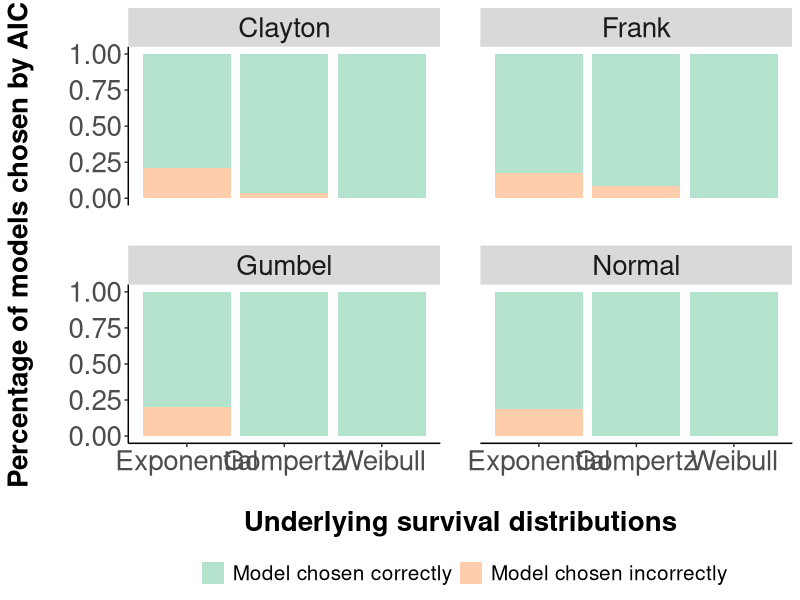
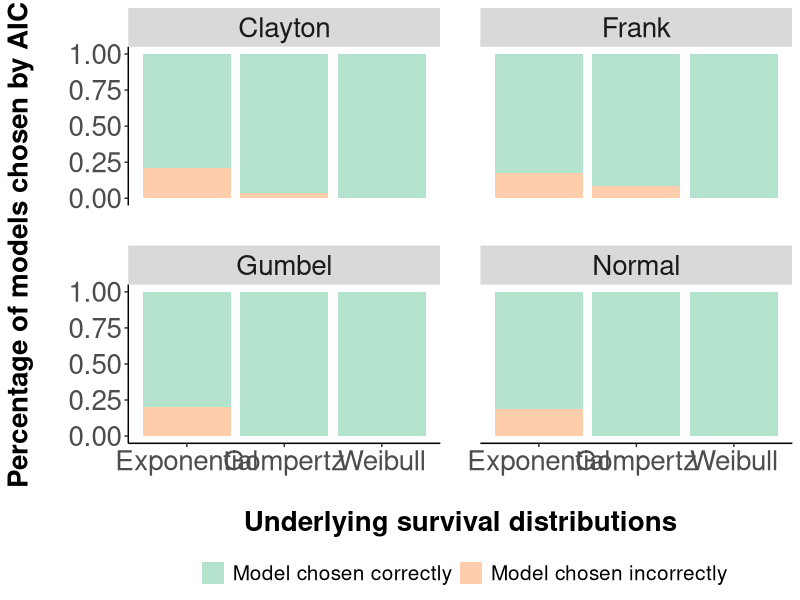

R code for these plots, in order:
################################################################################
# Purpose: produce stacked bar plot to show percentage correctly chosen by AIC 
#          for the underlying survival distributions
# Programmed by Yinghui Wei
################################################################################

library(dplyr); library(RColorBrewer);library(ggplot2);library(stringr)

output_dir <- "../../results/simulation_results/"

dist= rep(c("Exponential", "Weibull", "Gompertz"),3)
model = c(rep("Exponential", 3), rep("Weibull",3), rep("Gompertz", 3))
df <- data.frame(model, dist)
df <- df %>% mutate(chosen=ifelse(model == dist, "Model chosen correctly", "Model chosen incorrectly"))

# Normal copula
df$percent = c(80.9, 8.9, 10.2, 0, 100, 0, 0, 0.2, 99.8)
copula = "normal"
df$copula = "Normal"
df_normal = df

# Clayton copula
df$percent = c(78.8, 11, 10.2, 0, 100, 0, 0, 3.7, 96.3)
df$copula = "Clayton"
df_clayton = df

# Frank copula
df$percent = c(82.5, 14.4, 3.1, 0, 100, 0, 0, 8.7, 91.3)
df$copula = "Frank"
df_frank = df

# Gumbel copula
df$percent = c(79.5, 9.6, 10.9, 0.1, 99.8, 0.1, 0.1, 0.2, 99.8)
df$copula = "Gumbel"
df_gumbel = df

# combine all data into one df
df <- rbind(df_normal, df_clayton, df_frank, df_gumbel)

coul <- brewer.pal(3, "Pastel2")
p <- ggplot(df, aes(x=model,y=percent,  fill=chosen)) + 
  geom_bar(position="fill", stat="identity") + 
  guides(fill=guide_legend(title="")) +
  theme(axis.text = element_text(size =20),
        title =element_text(size=20, face='bold'),
        axis.title = element_text(size =20),
        panel.grid.major = element_blank(), 
        panel.grid.minor = element_blank(),
        panel.background = element_blank(), 
        axis.line = element_line(colour = "black"),
        legend.position="bottom", legend.title = element_text(size=15),
        legend.text = element_text(size=15),
        panel.spacing = unit(2, "lines"),
        strip.text = element_text(size = 20)) + 
  facet_wrap(~ copula, ncol = 2) +
  scale_fill_manual(values = coul) + 
  labs(x = "\nUnderlying survival distributions",
       y = "Percentage of models chosen by AIC\n")
p
copula = "all"
ggsave(file=paste0(output_dir,"figures/figure_percent_", copula,".pdf"), 
       plot=p, width=15, height=10)